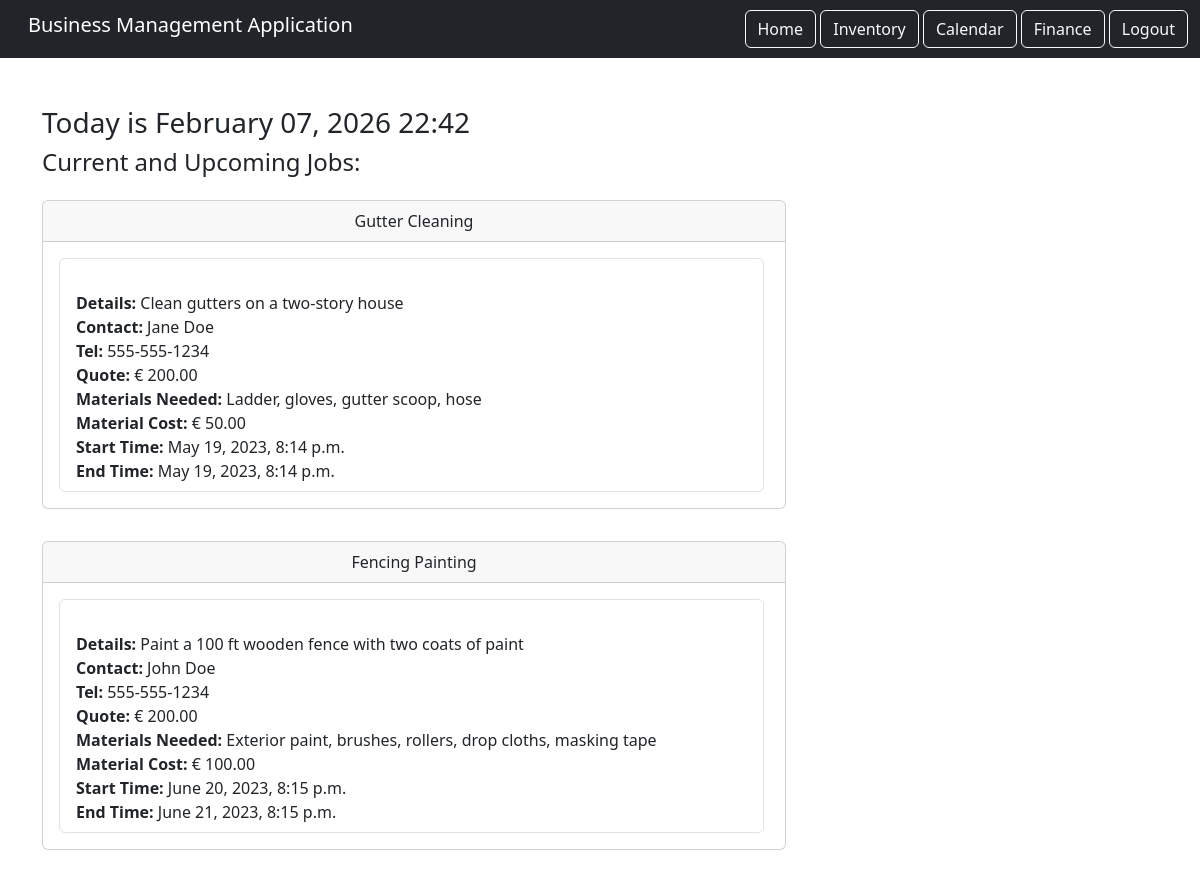
The app's page / (signed in) with its own data.
### calendar_component/models.py (models this page shows, shortened)
class Booking(models.Model):
    title = models.CharField(max_length=200)
    details = models.TextField()
    contact = models.CharField(max_length=200)
    phone_number = models.CharField(max_length=15)
    quote = models.DecimalField(max_digits=10, decimal_places=2)
    materials_needed = models.TextField()
    materials_cost = models.DecimalField(max_digits=10, decimal_places=2)
    start_time = models.DateTimeField()
    end_time = models.DateTimeField()
    completed = models.BooleanField(default=False)
    user = models.ForeignKey(User, on_delete=models.CASCADE, related_name='bookings')

### home/views.py (the view)
# urls.py: path('', views.HomePage.as_view(), name="home"),
class HomePage(LoginRequiredMixin, TemplateView):
    template_name = 'home.html'
    login_url = '/login' # if user is not logged in and trys to access home.html they are redirected to the login page
    def get_context_data(self, **kwargs):
        context = super().get_context_data(**kwargs)
        context['current_date_time'] = timezone.localtime(timezone.now()) # gets the current date, year and time
        user_bookings = Booking.objects.filter(completed=False, user=self.request.user)
        context['bookings'] = user_bookings[:2]
        return context

### home/templates/home.html (shortened to what this page needs)
{% extends 'base.html' %}
{% load static %}
{% block content %}
<div>
    <h3>Today is {{ current_date_time|date:'F d, Y H:i' }}</h3>
</div>
<div>
    <h4>Current and Upcoming Jobs:</h4>
</div>
<div>
    {% for booking in bookings %}
    <div class="col-md-8 py-3">
        <div class="card">
            <div class="card-header text-center">
                {{ booking.title }}
            </div>
            <div class="card-body">
                <ul class="list-group">
                    <li class="list-group-item">
                        <br> <span class="text-left"><strong> Details: </strong> {{ booking.details }}</span>
                        <br> <span class="text-left"><strong> Contact: </strong> {{ booking.contact }}</span>
                        <br> <span class="text-left"><strong> Tel: </strong> {{ booking.phone_number }}</span>
                        <br> <span class="text-left"><strong> Quote: </strong> &euro; {{ booking.quote }}</span>
                        <br> <span class="text-left"><strong> Materials Needed: </strong> {{ booking.materials_needed }}</span>
                        <br> <span class="text-left"><strong> Material Cost: </strong> &euro; {{ booking.materials_cost }}</span>
                        <br> <span class="text-left"><strong> Start Time: </strong> {{ booking.start_time }}</span>
                        <br> <span class="text-left"><strong> End Time: </strong> {{ booking.end_time }}</span>
                </ul>
            </div>
        </div>
    </div>
    {% endfor %}
</div>
{% endblock content %}

### static/css/style.css (style rules this page uses)
ul { height: 100%; padding: 0px 5px 0px 20px; }

### records on screen
Booking: title "Gutter Cleaning", details "Clean gutters on a two-story house", contact "Jane Doe", phone_number "555-555-1234", quote "200.00", materials_needed "Ladder, gloves, gutter scoop, hose", materials_cost "50.00", start_time "May 19, 2023, 8:14 p.m.", end_time "May 19, 2023, 8:14 p.m."
Booking: title "Fencing Painting", details "Paint a 100 ft wooden fence with two coats of paint", contact "John Doe", phone_number "555-555-1234", quote "200.00", materials_needed "Exterior paint, brushes, rollers, drop cloths, masking tape", materials_cost "100.00", start_time "June 20, 2023, 8:15 p.m.", end_time "June 21, 2023, 8:15 p.m."

### other values on screen
{{ current_date_time|date:'F d, Y H:i' }} "February 07, 2026 22:42"
